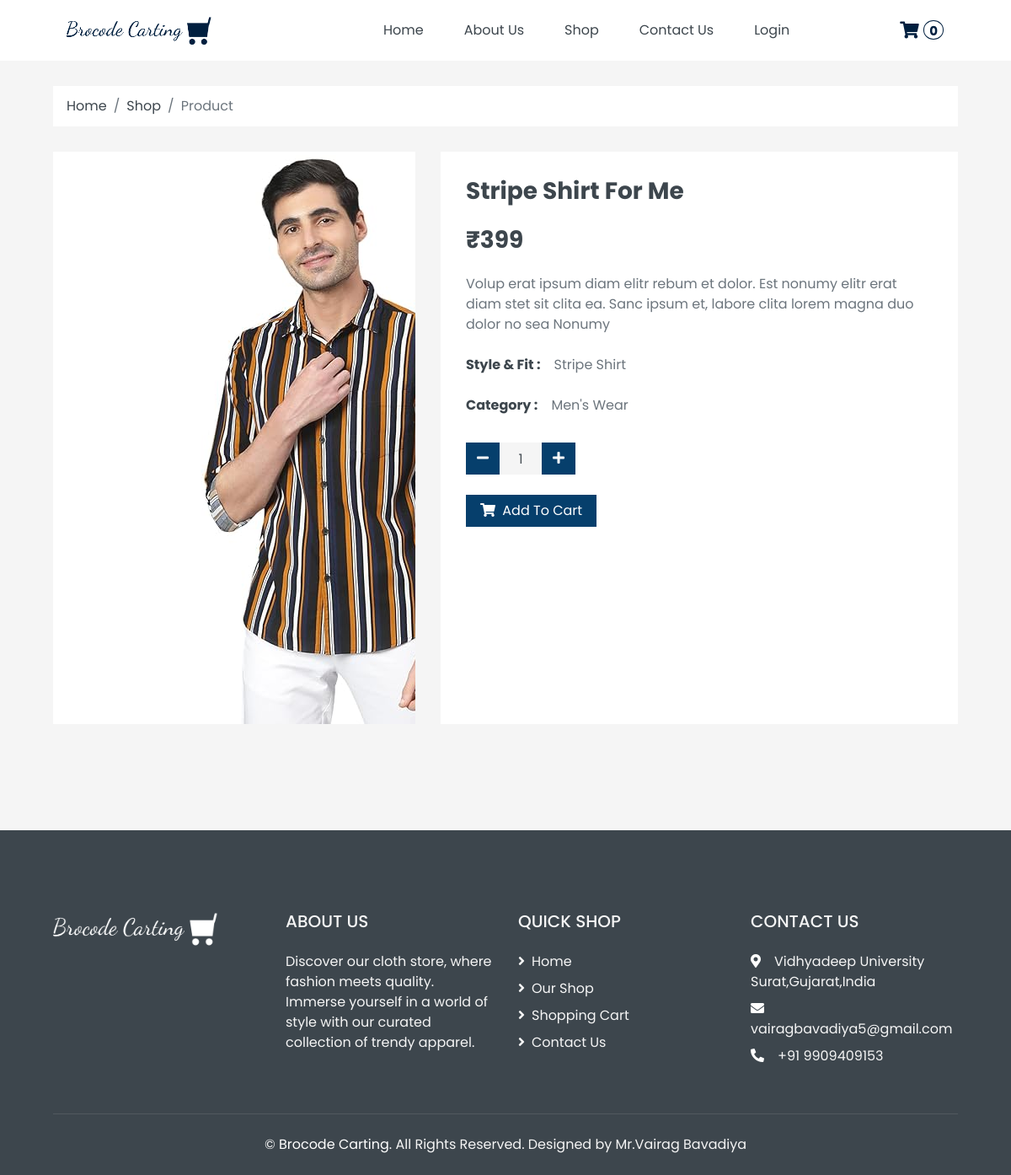
Screenshot of /product.php?id=57 with the database file from the repository.
### tables this page shows
CREATE TABLE `product` (
  `id` int(20) NOT NULL,
  `category_id` int(20) NOT NULL,
  `variants_id` int(20) NOT NULL,
  `attribute_id` int(20) NOT NULL,
  `p_name` varchar(200) NOT NULL,
  `p_image` varchar(200) DEFAULT NULL,
  `p_description` longtext NOT NULL,
  `stock` int(50) NOT NULL,
  `price` int(50) NOT NULL,
  `created_by` int(20) DEFAULT NULL,
  `updated_by` int(20) DEFAULT NULL,
  `created_at` datetime DEFAULT NULL,
  `updated_at` datetime DEFAULT NULL,
  `is_active` tinyint(1) NOT NULL
);

CREATE TABLE `variants` (
  `id` int(20) NOT NULL,
  `var_name` varchar(50) NOT NULL,
  `created_at` datetime DEFAULT NULL,
  `updated_at` datetime DEFAULT NULL,
  `created_by` int(20) DEFAULT NULL,
  `updated_by` int(20) DEFAULT NULL,
  `is_active` tinyint(1) NOT NULL
);

CREATE TABLE `attribute` (
  `id` int(20) NOT NULL,
  `variants_id` int(20) NOT NULL,
  `attribute_name` varchar(50) NOT NULL,
  `attribute_image` varchar(150) DEFAULT NULL,
  `created_by` int(20) DEFAULT NULL,
  `updated_by` int(11) DEFAULT NULL,
  `created_at` datetime DEFAULT NULL,
  `updated_at` datetime DEFAULT NULL,
  `is_active` tinyint(1) NOT NULL
);

CREATE TABLE `category` (
  `id` int(20) NOT NULL,
  `category_name` varchar(50) NOT NULL,
  `category_description` longtext NOT NULL,
  `image` varchar(200) NOT NULL,
  `created_by` int(50) NOT NULL,
  `updated_by` int(50) NOT NULL,
  `created_at` datetime NOT NULL,
  `updated_at` datetime NOT NULL,
  `is_active` tinyint(1) NOT NULL
);

### product.php (the view, shortened to what this page needs)
<?php
require("header.php");
$id = $_GET['id'];
$sql = "SELECT p.id,p.category_id,p.attribute_id,p.variants_id,p.p_name,p.p_image,p.p_description,p.price,p.stock,c.category_name,v.var_name,a.attribute_name from product as p,variants as v,attribute as a,category as c where p.id = " . $id . " and p.category_id = c.id and p.variants_id = v.id and p.attribute_id = a.id";
$result = $conn->query($sql);
$row = mysqli_fetch_assoc($result);
?>
<div class="container-fluid">
    <div class="row px-xl-5">
        <div class="col-12">
            <nav class="breadcrumb bg-light mb-30">
                <a class="breadcrumb-item text-dark" href="index.php">Home</a>
                <a class="breadcrumb-item text-dark" href="shop.php">Shop</a>
                <span class="breadcrumb-item active">Product</span>
            </nav>
        </div>
    </div>
</div>
<div class="container-fluid pb-5">
    <div class="row px-xl-5">
        <div class="col-lg-5 mb-30">
            <div id="product-carousel single-product" class="carousel" data-ride="carousel">
                <div class="carousel-inner bg-light">
                    <div class="carousel-item active text-center">
                        <img class="" src="/e-commerce/admin/products/<?php echo $row['p_image']; ?>" alt="Image">
                    </div>
                </div>
            </div>
        </div>
        <div class="col-lg-7 h-auto mb-30">
            <div class="h-100 bg-light p-30">
                <h3><?php echo $row['p_name']; ?></h3>
                <h3 class="font-weight-semi-bold mb-4"><?php echo '₹' . $row['price']; ?></h3>
                <p class="mb-4">Volup erat ipsum diam elitr rebum et dolor. Est nonumy elitr erat diam stet sit
                    clita ea. Sanc ipsum et, labore clita lorem magna duo dolor no sea
                    Nonumy</p>
                <div class="d-flex mb-3">
                    <strong class="text-dark mr-3"><?php echo $row['var_name'] ?> :</strong>
                    <label for="size-1"><?php echo $row['attribute_name'] ?></label>
                </div>
                <div class="d-flex mb-3">
                    <strong class="text-dark mr-3">Category :</strong>
                    <label for="size-1"><?php echo $row['category_name'] ?></label>
                </div>
                <form method="post" class="product-cart-action">
                    <div class="d-flex align-items-center mb-4 pt-2">
                        <div class="input-group quantity mr-3" style="width: 130px;">
                            <div class="input-group-btn">
                                <button class="btn text-white custom-dark-btn btn-minus">
                                    <i class="fa fa-minus"></i>
                                </button>
                            </div>
                            <input type="text" class="qty form-control bg-secondary border-0 text-center" value="1" name="product_qty">
                            <div class="input-group-btn">
                                <button class="btn text-white custom-dark-btn btn-plus">
                                    <i class="fa fa-plus"></i>
                                </button>
                            </div>
                        </div>
                    </div>
                    <div class="d-flex mb-4">
                        <button class="btn text-white custom-dark-btn px-3 add-to-cart" data-product="<?php echo $row['id']; ?>">
                            <i class="fa fa-shopping-cart mr-1"></i> Add To Cart
                        </button>
                    </div>
                </form>
            </div>
        </div>
    </div>
</div>
<?php require("footer.php"); ?>

### header.php (style rules this page uses)
.custom-dark-btn { background-color: #063f6c; }

### rows the page displays
product: p_image (picture), p_name "Stripe Shirt For Me", price "399", variants.var_name "Style & Fit", attribute.attribute_name "Stripe Shirt", category.category_name "Men's Wear"

### other values shown
$total "0"
